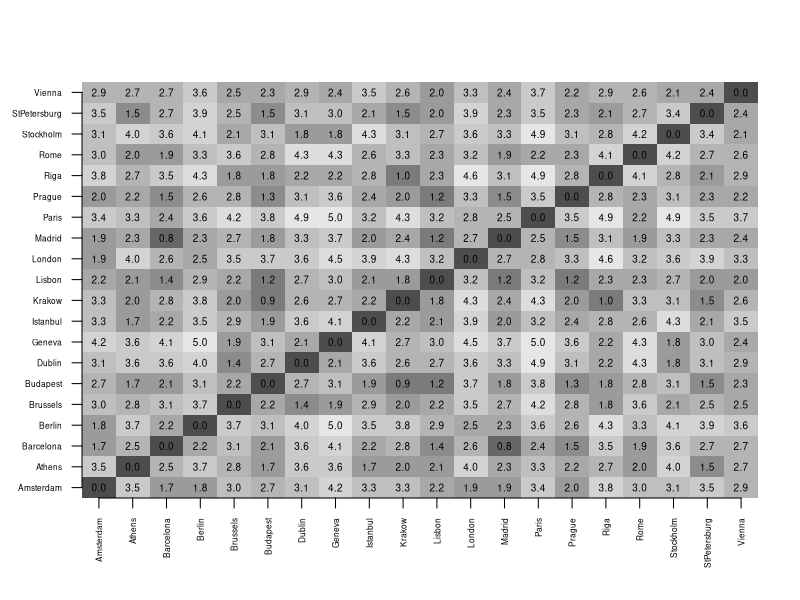
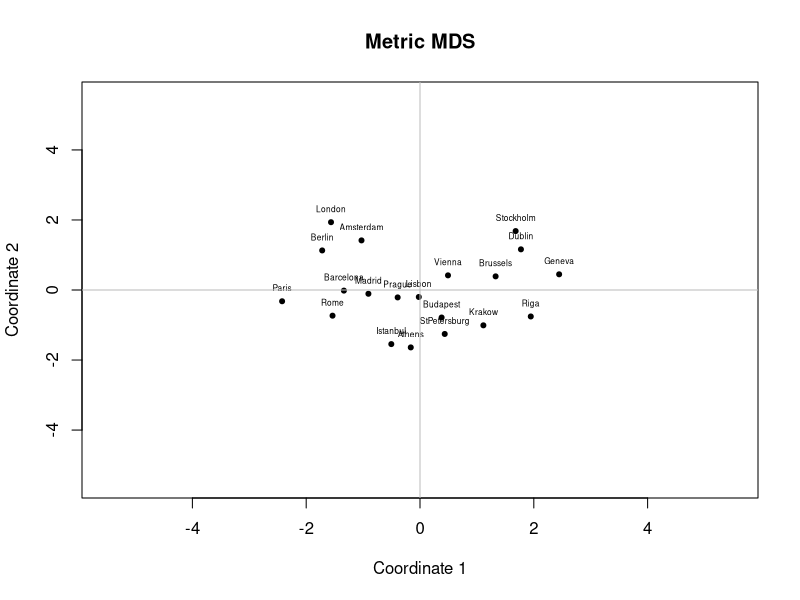
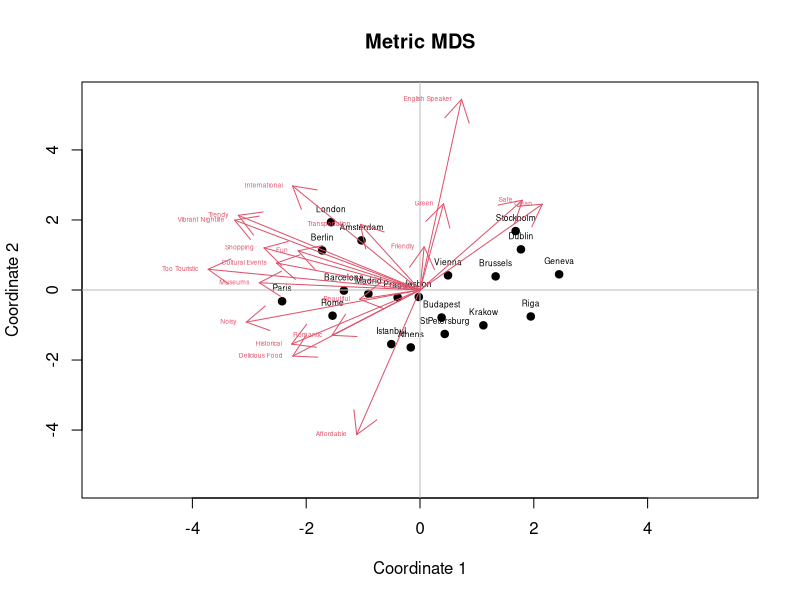
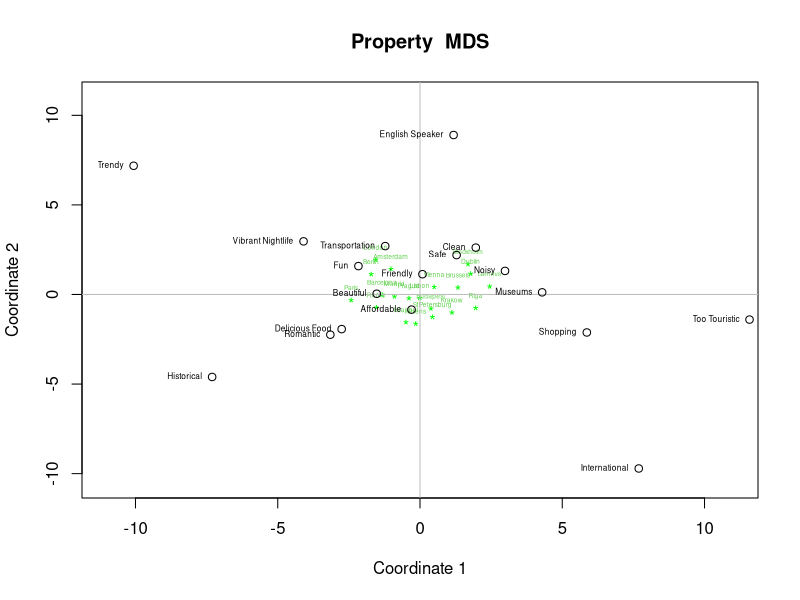
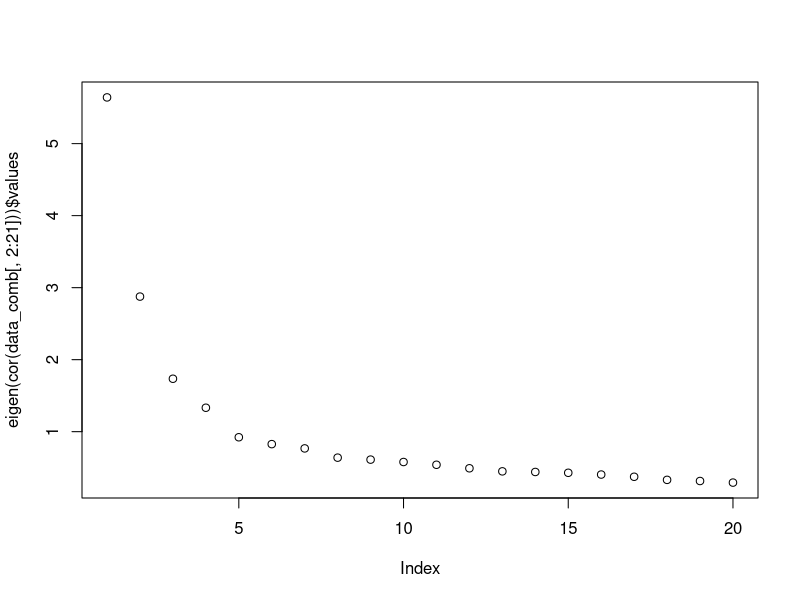
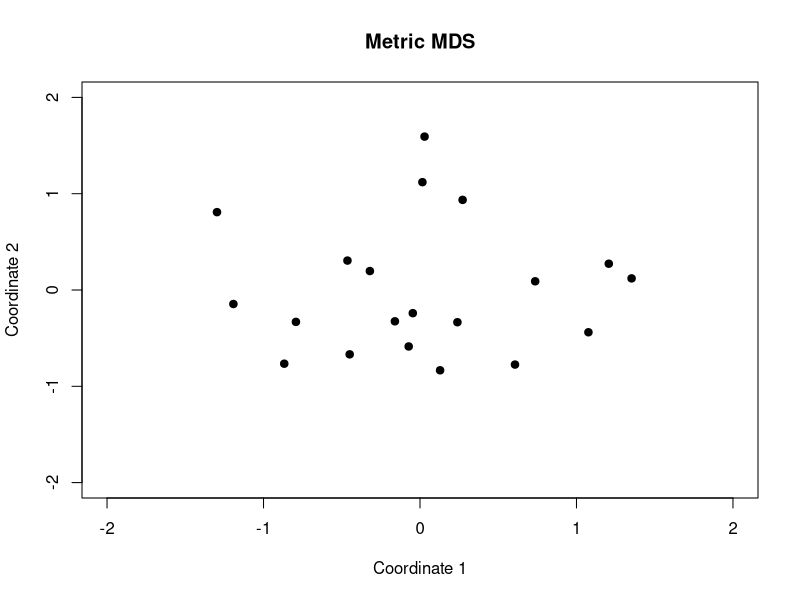
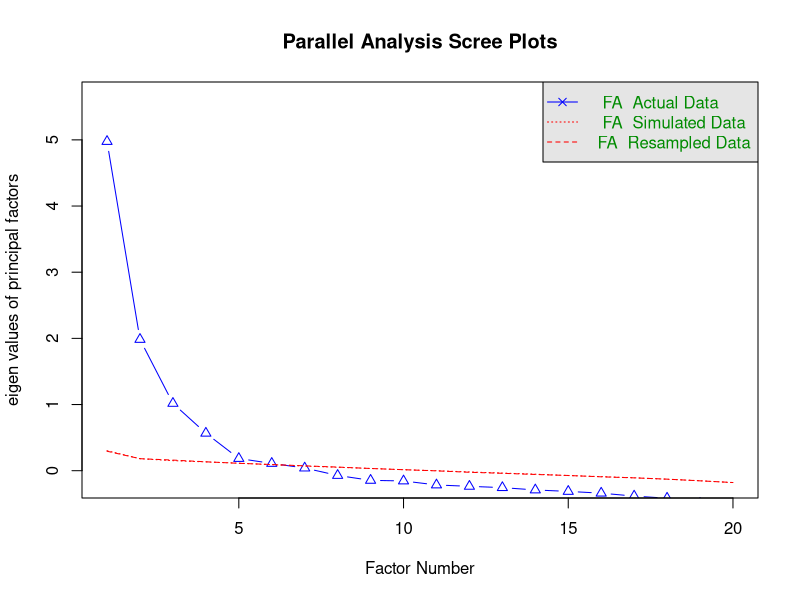

The R source for these figures, in order: (Note: this script raises an error after producing the figures.)
getwd()
setwd("~/Caci17")
data <- read.csv("QuestionaireData_CityTrips.csv")
head(data)
install.packages("R.utils")
install.packages("corrplot")
install.packages("GPArotation")
library(dplyr)
library(R.utils)
library(MASS)
library(psych)
library(corrplot)
library(GPArotation)

cities = c("Prague","Geneva","Paris","Stockholm","Brussels","London","Amsterdam",
           "Athens","Riga","Budapest","Dublin","Lisbon","Istanbul","Vienna","Rome","Barcelona",
           "Madrid","Berlin","Krakow","StPetersburg")
data_att <- data %>% dplyr:: select(Sample, ID, contains("Att"))
data_att

data_att$Sample <- as.factor(data_att$Sample)

prag <- data_att[data_att$Sample %in% c("1", "4", "5"), ]
prag <- prag %>% dplyr:: select(contains("Prague"))
prag <- cbind(City = "Prague", prag)
head(prag)

geneva <- data_att[data_att$Sample %in% c("1", "2", "3"), ]
geneva <- geneva %>% dplyr:: select(contains("Geneva"))
geneva <- cbind(City = "Geneva", geneva)
head(geneva)

paris <- data_att[data_att$Sample %in% c("1", "3", "4"), ]
paris <- paris %>% dplyr:: select(contains("Paris"))
paris <- cbind(City = "Paris", paris)
head(paris)

stockholm <- data_att[data_att$Sample %in% c("1", "2", "3"), ]
stockholm <- stockholm %>% dplyr:: select(contains("Stockholm"))
stockholm <- cbind(City = "Stockholm", stockholm)
head(stockholm)  

brussels <- data_att[data_att$Sample %in% c("1", "5", "6"), ]
brussels <- brussels %>% dplyr:: select(contains("Brussels"))
brussels <- cbind(City = "Brussels", brussels)
head(brussels)  

london <- data_att[data_att$Sample %in% c("1", "2", "3"), ]
london <- london %>% dplyr:: select(contains("London"))
london <- cbind(City = "London", london)
head(london) 

amsterdam <- data_att[data_att$Sample %in% c("2", "3", "8"), ]
amsterdam <- amsterdam %>% dplyr:: select(contains("Amsterdam"))
amsterdam <- cbind(City = "Amsterdam", amsterdam)
head(amsterdam) 

athens <- data_att[data_att$Sample %in% c("2", "3", "6"), ]
athens <- athens %>% dplyr:: select(contains("Athens"))
athens <- cbind(City = "Athens", athens)
head(athens) 

riga <- data_att[data_att$Sample %in% c("2", "4", "5"), ]
riga <- riga %>% dplyr:: select(contains("Riga"))
riga <- cbind(City = "Riga", riga)
head(riga)

budapest <- data_att[data_att$Sample %in% c("4", "9", "10"), ]
budapest <- budapest %>% dplyr:: select(contains("Budapest"))
budapest <- cbind(City = "Budapest", budapest)
head(budapest)

dublin <- data_att[data_att$Sample %in% c("4", "7", "10"), ]
dublin <- dublin %>% dplyr:: select(contains("Dublin"))
dublin <- cbind(City = "Dublin", dublin)
head(dublin)

lisbon <- data_att[data_att$Sample %in% c("4", "7", "9"), ]
lisbon <- lisbon %>% dplyr:: select(contains("Lisbon"))
lisbon <- cbind(City = "Lisbon", lisbon)
head(lisbon)

istanbul <- data_att[data_att$Sample %in% c("5", "8", "10"), ]
istanbul <- istanbul %>% dplyr:: select(contains("Istanbul"))
istanbul <- cbind(City = "Istanbul", istanbul)
head(istanbul)

vienna <- data_att[data_att$Sample %in% c("5", "8", "10"), ]
vienna <- vienna %>% dplyr:: select(contains("Vienna"))
vienna <- cbind(City = "Vienna", vienna)
head(vienna)

rome <- data_att[data_att$Sample %in% c("5", "7", "9"), ]
rome <- rome %>% dplyr:: select(contains("Rome"))
rome <- cbind(City = "Rome", rome)
head(rome)

barcelona <- data_att[data_att$Sample %in% c("6", "7", "10"), ]
barcelona <- barcelona %>% dplyr:: select(contains("Barcelona"))
barcelona <- cbind(City = "Barcelona", barcelona)
head(barcelona)

madrid <- data_att[data_att$Sample %in% c("6", "8", "9"), ]
madrid <- madrid %>% dplyr:: select(contains("Madrid"))
madrid <- cbind(City = "Madrid", madrid)
head(madrid)

berlin <- data_att[data_att$Sample %in% c("6", "7", "8"), ]
berlin <- berlin %>% dplyr:: select(contains("Berlin"))
berlin <- cbind(City = "Berlin", berlin)
head(berlin)

krakow <- data_att[data_att$Sample %in% c("6", "7", "9"), ]
krakow <- krakow %>% dplyr:: select(contains("Krakow"))
krakow <- cbind(City = "Krakow", krakow)
head(krakow)

st.petersburg <- data_att[data_att$Sample %in% c("8", "9", "10"), ]
st.petersburg <- st.petersburg %>% dplyr:: select(contains("StPetersburg"))
st.petersburg <- cbind(City = "StPetersburg", st.petersburg)
head(st.petersburg)

liste <- list(prag, geneva, paris, stockholm, amsterdam, st.petersburg, barcelona, budapest, brussels, berlin, 
              istanbul, athens, dublin, krakow, rome, london, riga, madrid, vienna, lisbon)

colnames <- sub('.*_', '', colnames(prag))
colnames  
colnames(prag) <- colnames
colnames(geneva) <- colnames
colnames(paris) <- colnames
colnames(stockholm) <- colnames
colnames(brussels) <- colnames
colnames(london) <- colnames
colnames(amsterdam) <- colnames
colnames(athens) <- colnames
colnames(riga) <- colnames
colnames(budapest) <- colnames
colnames(dublin) <- colnames
colnames(lisbon) <- colnames
colnames(istanbul) <- colnames
colnames(vienna) <- colnames
colnames(rome) <- colnames
colnames(barcelona) <- colnames
colnames(berlin) <- colnames
colnames(krakow) <- colnames
colnames(st.petersburg) <- colnames
colnames(madrid) <- colnames

data_comb <- rbind(prag, geneva, paris, stockholm, brussels, london, amsterdam, athens, riga, budapest,
                  dublin, lisbon, istanbul, vienna, rome, barcelona, berlin, krakow, st.petersburg, madrid) 

data_comb
colnames(data_comb) <- c("Group.1", "Friendly", "Historical", "Affordable", "Trendy", "Vibrant Nightlife", 
                        "Delicious Food", "Transportation", "Shopping", "Cultural Events", "Museums", 
                        "Clean", "Green", "International", "Too Touristic", "Fun", "Noisy", 
                        "Romantic", "Safe", "Beautiful", "English Speaker")


data_agg <-aggregate(data_comb[,-c(1)], by=list(data_comb$Group.1), mean, na.rm=TRUE)
data_agg
dist.df <- dist(data_agg[,-c(1)])
dist.df

dst <- data.matrix(dist.df)
dim <- ncol(dst)

# distance/similarity matrix grafik cizme
# Open a pdf file
# pdf("distanceMatrix.pdf") # bu kodu run ettikten sonra kapatmassan, grafik gozukmez R'de sadece dosyaya kaydeder
# eger grafigi gormek istiyosan bu kodu run etme!

# Create a plot
image(1:dim, 1:dim, dst, axes = FALSE, xlab="", ylab="", 
      col = gray.colors(12, start = 0.3, end = 0.9, gamma = 2.2, alpha = NULL))

axis(1, 1:dim, data_agg[1:20,1], cex.axis = 0.5, las=3)
axis(2, 1:dim, data_agg[1:20,1], cex.axis = 0.5, las=1)
text(expand.grid(1:dim, 1:dim), sprintf("%0.1f", dst), cex=0.6)

# Close the pdf file
# dev.off() 

fit <- cmdscale(dist.df, k = 2) #izdusum
fit

x <- fit[,1]
y <- fit[,2]
#pdf("metrics_MDS.pdf")
plot(x, y, xlab = "Coordinate 1", ylab = "Coordinate 2", main = "Metric MDS", 
     pch = 20, ylim = c(-5.5, 5.5), xlim = c(-5.5, 5.5))
text(x, y, labels = data_agg$Group.1, cex = 0.5, pos = 3)
abline(h = 0, v = 0, col = "grey")
#dev.off()

summary(lm(data_agg[,2]~-1+fit))

print("asena")

# Property fitting
data_agg$x <- x
data_agg$y <- y
data_agg


head(data_agg)

profit <- lm(cbind(Friendly, Historical, Affordable, Trendy, `Vibrant Nightlife`, 
                   `Delicious Food`, Transportation, Shopping, `Cultural Events`, Museums, 
                   Clean, Green, International, `Too Touristic`, Fun, Noisy, 
                   Romantic, Safe, Beautiful, `English Speaker`)
             ~ -1 +  x + y, data = data_agg)
summary(profit)
coef(profit)
str(profit)

#pdf("Property_Fitting_xy.pdf")
plot(x, y, xlab = "Coordinate 1", ylab = "Coordinate 2", main = "Metric MDS", 
     pch = 19, ylim = c(-5.5, 5.5), xlim = c(-5.5, 5.5))
text(x, y, labels = data_agg$Group.1, cex = 0.5, pos = 3)
abline(h = 0, v = 0, col = "grey")
arrows(x0 = c(0, 0, 0), y0 = c(0, 0, 0), 
       x1 = coef(profit)[1, ]*10, y1 = coef(profit)[2, ]*10, col = 2, lwd = 1)
text(t(coef(profit)*10), colnames(coef(profit)*10), cex=0.4, col = 2, pos = c(2,2))
#dev.off()

#Property Fitting with ideal points
data_agg$q <- x*x+y*y

profit_q <- lm(cbind(Friendly, Historical, Affordable, Trendy, `Vibrant Nightlife`, 
                   `Delicious Food`, Transportation, Shopping, `Cultural Events`, Museums, 
                   Clean, Green, International, `Too Touristic`, Fun, Noisy, 
                   Romantic, Safe, Beautiful, `English Speaker`)
             ~ 1 +  x + y + q, data = data_agg)
summary(profit_q)

coef<-coef(profit_q)
coef
coef[2,]<-coef[2,]/(-2*coef[4,])
coef[3,]<-coef[3,]/(-2*coef[4,])

# pdf("Property_Fitting_xy_q.pdf")
plot(x, y, xlab = "Coordinate 1", ylab = "Coordinate 2", main = "Property  MDS", 
     pch = "*", ylim = c(-10.5, 11), xlim = c(-11, 11), col = "green")
text(x, y, labels = data_agg$Group.1, cex = 0.4, pos = 3, col = 3)
abline(h = 0, v = 0, col = "grey")
points(x = coef[2, ], y = coef[3, ], col = 1)
text(x= coef[2, ], y = coef[3, ], labels = colnames(coef), cex = 0.5, pos = 2,col=1)
# dev.off()

### PCA'ye gecmeden property fittingde yapmadiklarimiz var.

#PCA disaggregated dosyasindan
#PCA
data_comb <- na.omit(data_comb)
eigen(cor(data_comb[,2:21]))$values
plot(eigen(cor(data_comb[,2:21]))$values)
data_comb
a.pca<-principal(data_comb[,2:21],nfactors=4, rotate ="varimax")
a.pca
head(a.pca$scores)
head(data_comb)
aggregate(a.pca$scores, by=list(data_comb$Group.1), mean, na.rm=TRUE) # compute aggregate component score for cities
t(a.pca$scores)%*%a.pca$scores/(nrow(data_comb[,2:21])-1) # show that factors are uncorrelated

# factor analysis
#### finding the optimal number of factors
pdf("Parallel_Analysis_Scree_Plots.pdf")
parallel <- fa.parallel(data_comb[,2:21], fm = 'minres', fa = 'fa')
parallel
dev.off()
# bu obsolete a.fa<-fa(data_comb[,2:21],nfactors = 6,rotate = "oblimin",fm="minres")
a.fa<-fa(data_comb[,2:21],method=mle,scores='tenBerge',
         nfactors=6, rotate ="varimax")
a.fa
print(a.fa$loadings,cutoff = 0.34 )
capture.output(print(a.fa$loadings,cutoff = 0.281 ), file = "FAComponents_Cutoff.txt")


t(a.fa$scores)%*%a.fa$scores/(nrow(data_comb[,2:21])-1) # show that factors are uncorrelated
capture.output(print(t(a.fa$scores)%*%a.fa$scores/(nrow(data_comb[,2:21])-1)), file = "t_scores_factor.txt")

hscores<-aggregate(a.fa$scores, by=list(data_comb$Group.1),mean, na.rm=TRUE)
hscores

dist.factor <- dist(hscores[,-c(1)])
dist.factor

fit.factor <- cmdscale(dist.factor, k = 2) #izdusum
fit.factor

x.factor <- fit.factor[,1]
y.factor <- fit.factor[,2]

plot(x.factor, y.factor, xlab = "Coordinate 1", ylab = "Coordinate 2", main = "Metric MDS", 
     pch = 19, ylim = c(-2, 2), xlim = c(-2, 2))
text(x.factor, y.factor, labels = scores[,1], cex = 1, pos = 4)
abline(h = 0, v = 0, col = "grey")

hscores$x.factor <- x.factor
hscores$y.factor <- y.factor
hscores

profit.factor <- lm(cbind(MR1, MR2, MR3,
                          MR4, MR5, MR6)
             ~ -1 +  x.factor + y.factor, data = hscores)
summary(profit.factor)
coef(profit.factor)
str(profit.factor)

#pdf("Factor Analysis_xy.pdf")
plot(x.factor, y.factor, xlab = "Coordinate 1", ylab = "Coordinate 2", main = "Metric MDS", 
     pch = 19, ylim = c(-7.5, 7.5), xlim = c(-7.5, 7.5))
text(x.factor, y.factor, labels = hscores$Group.1, cex = 0.5, pos = 3)
abline(h = 0, v = 0, col = "grey")
arrows(x0 = c(0, 0, 0), y0 = c(0, 0, 0), 
       x1 = coef(profit.factor)[1, ]*10, y1 = coef(profit.factor)[2, ]*10, col = 2, lwd = 1)
text(t(coef(profit.factor)*10), colnames(coef(profit.factor)*10), cex=0.4, col = 2, pos = c(2,2))
#dev.off()

# Factor Analysis bitti.








#Di??er doasyadan (TV stations vard??)

corrplot(corr=cor(data_comb[,2:21], use ="complete.obs"), method ="ellipse")
eigen(cor(data_comb[,2:21]))$values
plot(eigen(cor(data_comb[,2:21]))$values)

# START: Princial component analysis with singular value decomposition, no rotation
a.svd<-svd(cor(data_comb[,2:21]))
a.svd
d<-diag(a.svd$d)
d
a<-a.svd$u[,1:3]%*%sqrt(d[1:3,1:3])
a

a.svd$u[,1:3]%*%d[1:3,1:3]%*%t(a.svd$u[,1:3]) # Recomputed correlation based on first 3 principal components
cor(data_comb[,2:21])
diag(t(a.svd$u)%*%a.svd$u%*%d%*%t(a.svd$u)%*%a.svd$u)


# START: Princial component analysis with r-function prcomp, no rotation
data.scale<-apply(data_comb[,2:21],2,scale)
pr<-prcomp(data.scale)
?prcomp
pr
str(pr)
t(pr$sdev*t(pr$rotation)) # labeled as rotated but it is not rotated
# START: Princial component analysis with r-function prcomp, no rotation

# PCA and Factor analysis with easy to do R-FUNCTIONS
library(psych)
a.pca<-principal(data_comb[,2:21],nfactors=3, rotate ="none")
str(a.pca)
a.pca
a.pca<-principal(data_comb[,2:21],nfactors=3, rotate ="varimax")
a.pca
head(a.pca$score)
nrow(a.pca$score)
t(a.pca$scores)%*%a.pca$scores/(nrow(data_comb[,2:21])-1) # demonstrate that the principal components are uncorrelated after rotation
aggregate(a.pca$scores, by=list(data_comb$Group.1),mean, na.rm=TRUE)

summary(lm( Friendly ~ Historical+ Affordable+ Trendy+ VibrantNightlife+ 
                   `Delicious Food`+ Transportation+ Shopping+ `Cultural Events`+ Museums+ 
                   Clean+ Green+ International + `Too Touristic`+ Fun+ Noisy+ 
                   Romantic+ Safe+ Beautiful+ `English Speaker`, data=data_comb))

# factor analysis
?fa
a.fa<-fa(data_comb[,2:21],method=ml, SMC=TRUE, scores='regression',nfactors=3, rotate ="varimax")
a.fa<-fa(data_comb[,2:21],nfactors=3,rotate='varimax') # default setting
a.fa


# calculate factor score for objects
str(a.pca)
a.pca$scores
aggregate(a.fa$scores, by=list(data_comb$Group.1),mean, na.rm=TRUE)

# demonstrate that the factors after rotation are uncorrelated
a.fa.rot <-fa(data_comb[,2:21], scores='tenBerge',SMC=TRUE, fm='pa', nfactors =3,rotate ="varimax")
a.fa.rot
t(a.fa.rot$scores)%*%a.fa.rot$scores/(nrow(data_comb[,2:21])-1)
a.fa.rot$rot.mat
t(a.fa.rot$rot.mat)%*%a.fa.rot$rot.mat
?fa

# Oblique rotation
library(GPArotation)

a.fa.oblique<-fa(data_comb[,2:21],nfactors=3, scores='tenBerge', rotate ="oblimin")
a.fa.oblique
a.fa.oblique$Structure # correlation between variables and factors
a.fa.oblique$loadings # pattern (association) between variables and factors

cor(data_comb[,2:21])
a.fa$Structure
a.fa$Structure%*%t(a.fa$Structure)
a.fa$loadings%*%t(a.fa$loadings)
t(a.fa$scores)%*%a.fa$scores/nrow(data_comb[,2:21]-1)

a.pca.oblirot <-principal(data_comb[,2:21], nfactors =3,rotate ="oblimin")
a.pca.oblirot
a.pca.oblirot$loadings
a.pca.oblirot$Structure
a.z <- apply(data_comb[,2:21],2,scale)
str(a.z)
t(a.z)%*%a.z/(nrow(data_comb[,2:21])-1)

pattern<-solve(t(a.pca.oblirot$scores)%*%a.pca.oblirot$scores/(nrow(data_comb[,2:21])-1))%*%t(a.pca.oblirot$scores)%*%a.z/(nrow(data_comb[,2:21])-1)
structure<-t(a.pca.oblirot$scores)%*%a.pca.oblirot$scores%*%pattern/(nrow(data_comb[,2:21])-1)
structure
pattern
t(a.pca.oblirot$loadings)
t(a.pca.oblirot$Structure)
t(a.pca.oblirot$scores)%*%a.pca.oblirot$scores/(nrow(data_comb[,2:21])-1)



#### burda bitirdik

# START: Principal Component Analysis of aggregated data with SVD, no rotation 
attribute.agg.svd<-svd(cor(attribute.agg.eval.df[,2:15]))
l<-attribute.agg.svd$u*(sqrt(attribute.agg.svd$d))
l
attribute.agg.svd$d
attribute.agg.svd$u
attribute.agg.svd$u*t(sqrt(attribute.agg.svd$d))%x%matrix(1,nrow=14,ncol=1)
# END: Principal Component Analysis of aggregated data with SVD, no rotation 

eigen(cor(attribute.agg.eval.df[,2:15]))$values


a.pca<-principal(attribute.agg.eval.df[,2:15],nfactors=2, rotate ="varimax")
a.pca
head(attribute.agg.eval.df)
aggregate(a.pca$scores, by=list(attribute.agg.eval.df$Group.1),mean, na.rm=TRUE)
a.pca$scores

r1<-qr(cor(attribute.agg.eval.df[,2:15]))
r2<-qr(cor(attribute.eval.df[,3:16]))
r1$rank
r2$rank
